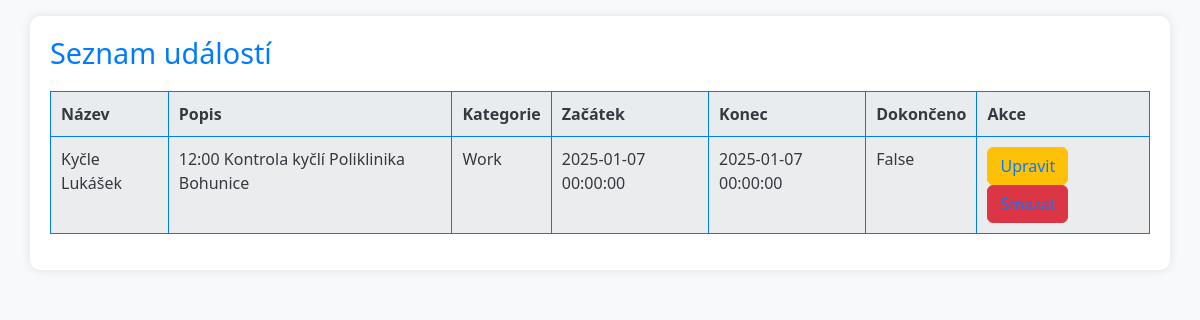
Before: /events with the older database file.
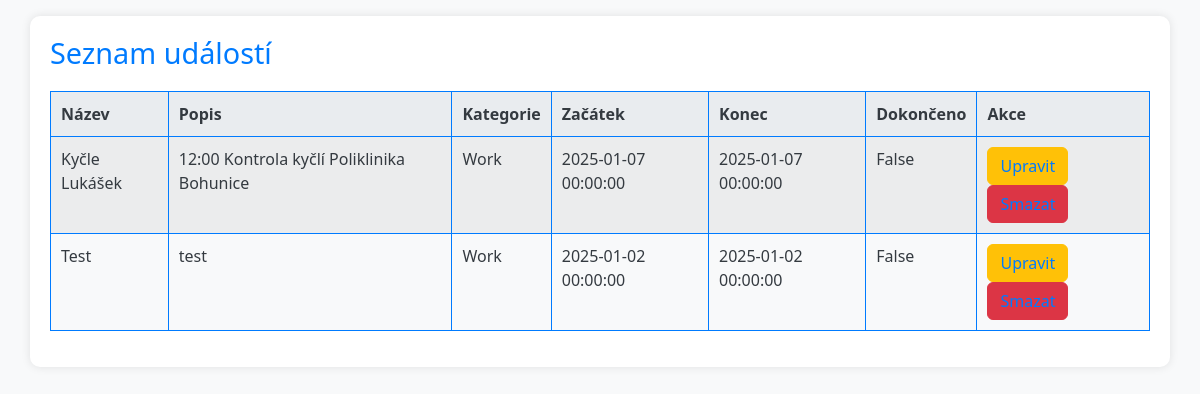
After: the same page with the newer database file.
### models.py (models this page shows)
class Event(db.Model):
    __tablename__ = 'events'
    id = db.Column(db.Integer, primary_key=True, autoincrement=True)
    name = db.Column(db.String(100), nullable=False)
    description = db.Column(db.Text, nullable=True)
    events_category_id = db.Column(db.Integer, db.ForeignKey('events_category.id'), nullable=False)
    start_date = db.Column(db.DateTime, nullable=False)
    end_date = db.Column(db.DateTime, nullable=False)
    done = db.Column(db.Boolean, default=False)
    category = db.relationship('EventCategory', back_populates='events')
    badges = db.relationship('EventBadge', secondary=event_badge_association, back_populates='events')

class EventCategory(db.Model):
    __tablename__ = 'events_category'
    id = db.Column(db.Integer, primary_key=True, autoincrement=True)
    name = db.Column(db.String(50), nullable=False)
    events = db.relationship('Event', back_populates='category')

### app.py (the view)
@app.route('/events')
def events_list():
    print("Accessing events list")
    all_events = events_service.get_all_events()
    return render_template('events_list.html', events=all_events)

### events.py (called while the page is built)
    def get_all_events(self):
        return Event.query.all()

### templates/events_list.html (shortened to what this page needs)
{% extends "base.html" %}
{% block content %}
<h2>Seznam událostí</h2>
<table class="table table-striped">
    <thead>
        <tr>
            <th>Název</th>
            <th>Popis</th>
            <th>Kategorie</th>
            <th>Začátek</th>
            <th>Konec</th>
            <th>Dokončeno</th>
            <th>Akce</th>
        </tr>
    </thead>
    <tbody>
        {% for event in events %}
        <tr>
            <td>{{ event.name }}</td>
            <td>{{ event.description }}</td>
            <td>{{ event.category.name }}</td>
            <td>{{ event.start_date }}</td>
            <td>{{ event.end_date }}</td>
            <td>{{ event.done }}</td>
            <td>
                <a href="{{ url_for('edit_event', event_id=event.id) }}" class="btn btn-warning">Upravit</a>
                <a href="{{ url_for('delete_event', event_id=event.id) }}" class="btn btn-danger">Smazat</a>
            </td>
        </tr>
        {% endfor %}
    </tbody>
</table>
{% endblock %}

### templates/base.html (shortened to what this page needs)
<!doctype html>
<html lang="cs">
<head>
    <link href="https://cdn.jsdelivr.net/npm/bootstrap@5.3.0/dist/css/bootstrap.min.css" rel="stylesheet">
    <link href="https://cdn.jsdelivr.net/npm/bootstrap-icons@1.10.2/font/bootstrap-icons.css" rel="stylesheet">
    {% if theme == 'dark' %}
    <link rel="stylesheet" href="{{ url_for('static', filename='dark.css') }}">
    {% else %}
    <link rel="stylesheet" href="{{ url_for('static', filename='light.css') }}">
    {% endif %}
</head>
<body>
    <div class="container mt-3">
        {% block content %}{% endblock %}
    </div>
</body>
</html>

### static/light.css (style rules this page uses)
body { background-color: #f8f9fa; color: #343a40; font-family: 'Segoe UI', Tahoma, Geneva, Verdana, sans-serif; }
.container { padding: 20px; border-radius: 10px; background-color: #ffffff; box-shadow: 0px 0px 10px rgba(0, 0, 0, 0.1); }
h2 { color: #007bff; font-size: 1.8rem; margin-bottom: 20px; }
.table { margin-top: 20px; border: 1px solid #007bff; background-color: #ffffff; }
.table th, .table td { color: #343a40; border: 1px solid #007bff; padding: 10px; }
.table th { background-color: #e9ecef; }
.table td { background-color: #f8f9fa; }
.table a { color: #007bff; text-decoration: none; }

Changed rows visible on the page:
added Event: name "Test", description "test", category.name "Work", start_date "2025-01-02 00:00:00", end_date "2025-01-02 00:00:00", done "False"
